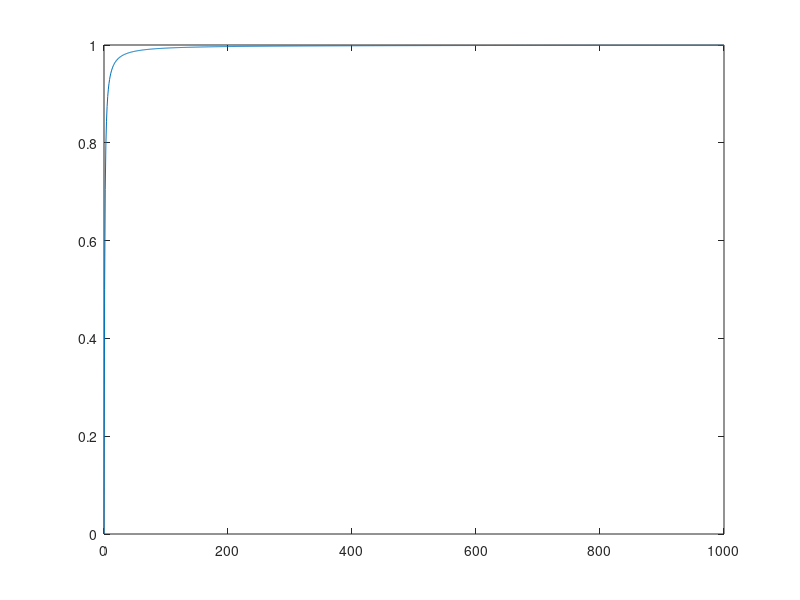

This figure's MATLAB source:
% xi continuous function, 0<xi(alfa)<1, and lim xi(alfa_k) = 0 k goes to 
% infinity
% 0<arctg(alfa)<pi/2
% 0<2/pi arctg(alfa)< 1
xi=@(alfa)(2/pi* atan(alfa));
alfa_values = linspace(0,1000,1000);
xi_values = xi(alfa_values);
plot(alfa_values,xi_values);